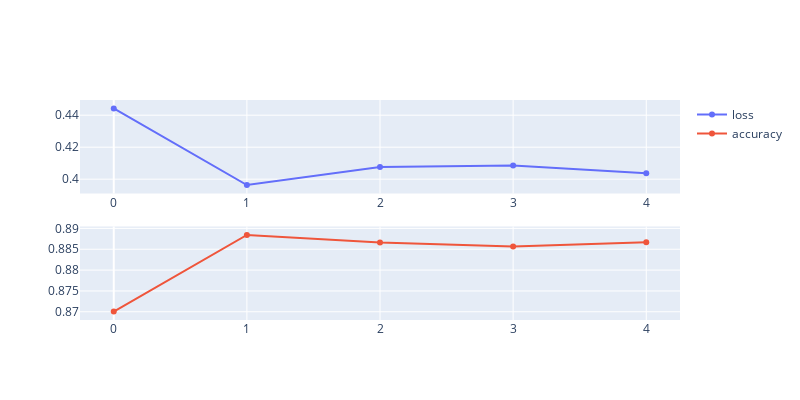

The notebook cell saved with this chart:
### Code cell
fig = make_subplots(rows=2, cols=1)
fig.add_trace(go.Scatter(y=metrics['loss'], name='loss'), row=1, col=1)
fig.add_trace(go.Scatter(y=metrics['accuracy'], name='accuracy'), row=2, col=1)
fig.update_layout(width=800, height=400)

### Figure 1 — Plotly figure (JSON) as saved in the notebook; plotly's stock layout.template omitted (floating-point values rounded to 4 significant figures)
{"data": [{"name": "loss", "type": "scatter", "xaxis": "x", "y": [0.4442, 0.3963, 0.4076, 0.4085, 0.4038], "yaxis": "y"}, {"name": "accuracy", "type": "scatter", "xaxis": "x2", "y": [0.8701, 0.8884, 0.8866, 0.8856, 0.8867], "yaxis": "y2"}], "layout": {"height": 400, "width": 800, "xaxis": {"anchor": "y", "domain": [0, 1]}, "xaxis2": {"anchor": "y2", "domain": [0, 1]}, "yaxis": {"anchor": "x", "domain": [0.575, 1]}, "yaxis2": {"anchor": "x2", "domain": [0, 0.425]}}}
